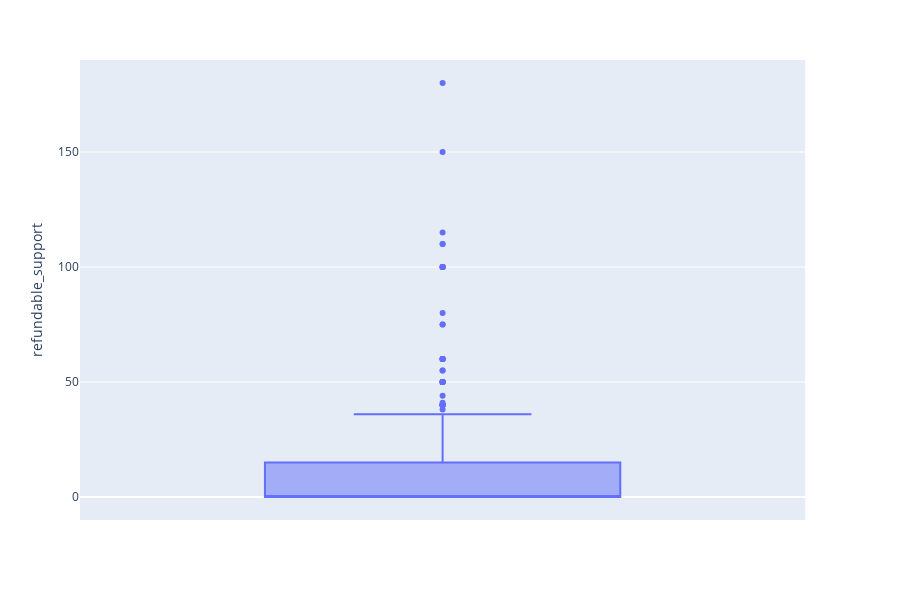

Notebook source saved alongside this figure:
### Code cell
fig = px.box(sponsored_movies, y='refundable_support')
fig.show()

### Figure 1 — Plotly figure (JSON) as saved in the notebook; plotly's stock layout.template omitted (floating-point values rounded to 4 significant figures; data arrays with more than 128 entries replaced by an {"elided": "..."} marker saying what was removed)
{"data": [{"alignmentgroup": "True", "hoverlabel": {"namelength": 0}, "hovertemplate": "refundable_support=%{y}", "legendgroup": "", "marker": {"color": "#636efa"}, "name": "", "notched": false, "offsetgroup": "", "orientation": "v", "showlegend": false, "type": "box", "x0": " ", "xaxis": "x", "y": {"elided": "332 float values"}, "y0": " ", "yaxis": "y"}], "layout": {"boxmode": "group", "height": 600, "legend": {"tracegroupgap": 0}, "margin": {"t": 60}, "xaxis": {"anchor": "y", "domain": [0, 0.98]}, "yaxis": {"anchor": "x", "domain": [0, 1], "title": {"text": "refundable_support"}}}}
